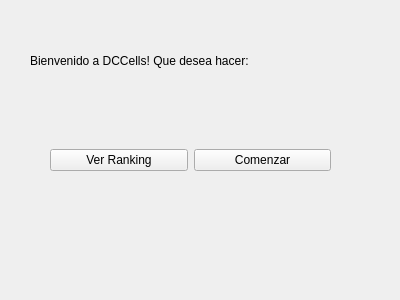
<?xml version="1.0" encoding="UTF-8"?>
<ui version="4.0">
 <class>Form</class>
 <widget class="QWidget" name="Form">
  <property name="geometry">
   <rect>
    <x>0</x>
    <y>0</y>
    <width>400</width>
    <height>300</height>
   </rect>
  </property>
  <property name="windowTitle">
   <string>Form</string>
  </property>
  <property name="styleSheet">
   <string notr="true"/>
  </property>
  <property name="imagen" stdset="0">
   <pixmap>../images/oferta.png</pixmap>
  </property>
  <property name="imagen3" stdset="0">
   <pixmap/>
  </property>
  <widget class="QLabel" name="label">
   <property name="geometry">
    <rect>
     <x>30</x>
     <y>40</y>
     <width>271</width>
     <height>41</height>
    </rect>
   </property>
   <property name="autoFillBackground">
    <bool>true</bool>
   </property>
   <property name="text">
    <string>Bienvenido a DCCells! Que desea hacer:</string>
   </property>
  </widget>
  <widget class="QWidget" name="horizontalLayoutWidget">
   <property name="geometry">
    <rect>
     <x>50</x>
     <y>120</y>
     <width>281</width>
     <height>81</height>
    </rect>
   </property>
   <layout class="QHBoxLayout" name="horizontalLayout">
    <item>
     <widget class="QPushButton" name="ranking">
      <property name="autoFillBackground">
       <bool>true</bool>
      </property>
      <property name="text">
       <string>Ver Ranking</string>
      </property>
     </widget>
    </item>
    <item>
     <widget class="QPushButton" name="comenzar">
      <property name="autoFillBackground">
       <bool>true</bool>
      </property>
      <property name="text">
       <string>Comenzar</string>
      </property>
     </widget>
    </item>
   </layout>
  </widget>
 </widget>
 <resources/>
 <connections/>
</ui>
